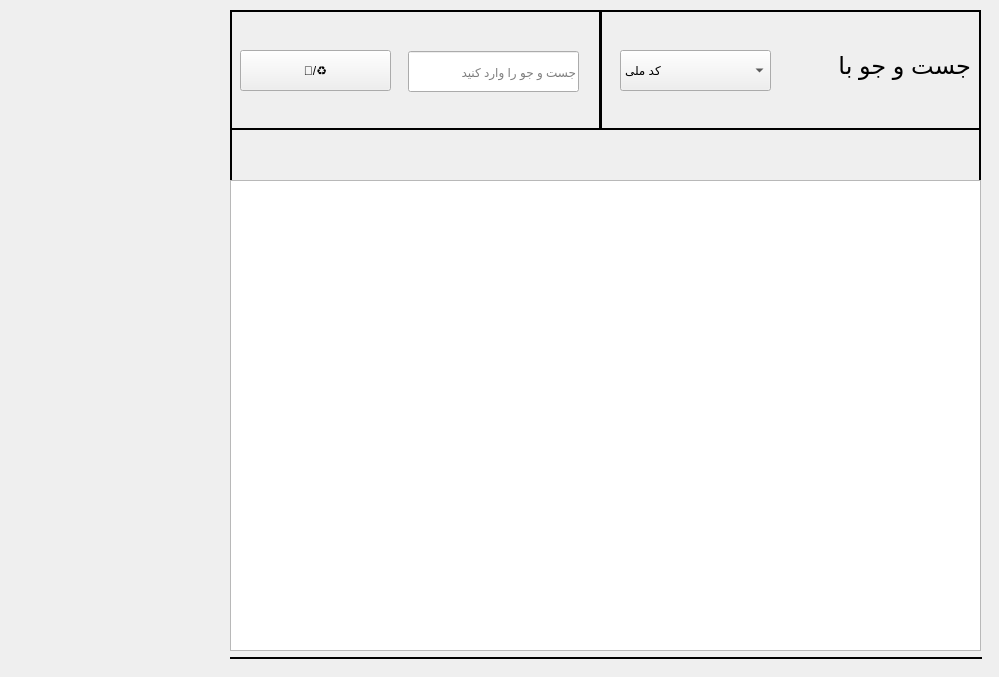
    <widget class="QWidget" name="widget_2">
     <attribute name="title">
      <string>حذف پلاک</string>
     </attribute>
     <widget class="QLabel" name="admins_info_header">
      <property name="geometry">
       <rect>
        <x>230</x>
        <y>10</y>
        <width>371</width>
        <height>120</height>
       </rect>
      </property>
      <property name="frameShape">
       <enum>QFrame::WinPanel</enum>
      </property>
      <property name="text">
       <string/>
      </property>
      <property name="alignment">
       <set>Qt::AlignCenter</set>
      </property>
     </widget>
     <widget class="Line" name="line_27">
      <property name="geometry">
       <rect>
        <x>230</x>
        <y>648</y>
        <width>361</width>
        <height>20</height>
       </rect>
      </property>
      <property name="frameShadow">
       <enum>QFrame::Plain</enum>
      </property>
      <property name="lineWidth">
       <number>2</number>
      </property>
      <property name="orientation">
       <enum>Qt::Horizontal</enum>
      </property>
     </widget>
     <widget class="QLabel" name="add_admin_header">
      <property name="geometry">
       <rect>
        <x>600</x>
        <y>10</y>
        <width>381</width>
        <height>120</height>
       </rect>
      </property>
      <property name="frameShape">
       <enum>QFrame::WinPanel</enum>
      </property>
      <property name="text">
       <string/>
      </property>
      <property name="alignment">
       <set>Qt::AlignCenter</set>
      </property>
     </widget>
     <widget class="Line" name="line_28">
      <property name="geometry">
       <rect>
        <x>591</x>
        <y>648</y>
        <width>391</width>
        <height>20</height>
       </rect>
      </property>
      <property name="frameShadow">
       <enum>QFrame::Plain</enum>
      </property>
      <property name="lineWidth">
       <number>2</number>
      </property>
      <property name="orientation">
       <enum>Qt::Horizontal</enum>
      </property>
     </widget>
     <widget class="Line" name="line_29">
      <property name="geometry">
       <rect>
        <x>970</x>
        <y>120</y>
        <width>20</width>
        <height>531</height>
       </rect>
      </property>
      <property name="frameShadow">
       <enum>QFrame::Plain</enum>
      </property>
      <property name="lineWidth">
       <number>2</number>
      </property>
      <property name="midLineWidth">
       <number>0</number>
      </property>
      <property name="orientation">
       <enum>Qt::Vertical</enum>
      </property>
     </widget>
     <widget class="Line" name="line_30">
      <property name="geometry">
       <rect>
        <x>221</x>
        <y>130</y>
        <width>20</width>
        <height>521</height>
       </rect>
      </property>
      <property name="frameShadow">
       <enum>QFrame::Plain</enum>
      </property>
      <property name="lineWidth">
       <number>2</number>
      </property>
      <property name="orientation">
       <enum>Qt::Vertical</enum>
      </property>
     </widget>
     <widget class="QLabel" name="label_6">
      <property name="geometry">
       <rect>
        <x>800</x>
        <y>20</y>
        <width>171</width>
        <height>91</height>
       </rect>
      </property>
      <property name="font">
       <font>
        <pointsize>18</pointsize>
       </font>
      </property>
      <property name="text">
       <string>جست و جو با</string>
      </property>
     </widget>
     <widget class="QComboBox" name="comboBox">
      <property name="geometry">
       <rect>
        <x>620</x>
        <y>50</y>
        <width>151</width>
        <height>41</height>
       </rect>
      </property>
      <item>
       <property name="text">
        <string>کد ملی</string>
       </property>
      </item>
      <item>
       <property name="text">
        <string>نام و نام خانواگی</string>
       </property>
      </item>
      <item>
       <property name="text">
        <string>سمت</string>
       </property>
      </item>
      <item>
       <property name="text">
        <string>پلاک</string>
       </property>
      </item>
      <item>
       <property name="text">
        <string>تاریخ</string>
       </property>
      </item>
     </widget>
     <widget class="QLineEdit" name="search_box">
      <property name="geometry">
       <rect>
        <x>408</x>
        <y>51</y>
        <width>171</width>
        <height>41</height>
       </rect>
      </property>
      <property name="maxLength">
       <number>70</number>
      </property>
      <property name="placeholderText">
       <string>جست و جو را وارد کنید</string>
      </property>
     </widget>
     <widget class="QPushButton" name="search">
      <property name="geometry">
       <rect>
        <x>240</x>
        <y>50</y>
        <width>151</width>
        <height>41</height>
       </rect>
      </property>
      <property name="text">
       <string>🔎/♻️</string>
      </property>
     </widget>
     <widget class="QTableWidget" name="delPlakTable">
      <property name="geometry">
       <rect>
        <x>230</x>
        <y>180</y>
        <width>751</width>
        <height>471</height>
       </rect>
      </property>
     </widget>
     <widget class="QLabel" name="error_2">
      <property name="geometry">
       <rect>
        <x>240</x>
        <y>130</y>
        <width>731</width>
        <height>41</height>
       </rect>
      </property>
      <property name="styleSheet">
       <string notr="true">QLabel {
color: rgb(255, 30, 10);
}</string>
      </property>
      <property name="text">
       <string/>
      </property>
      <property name="alignment">
       <set>Qt::AlignCenter</set>
      </property>
     </widget>
    </widget>
